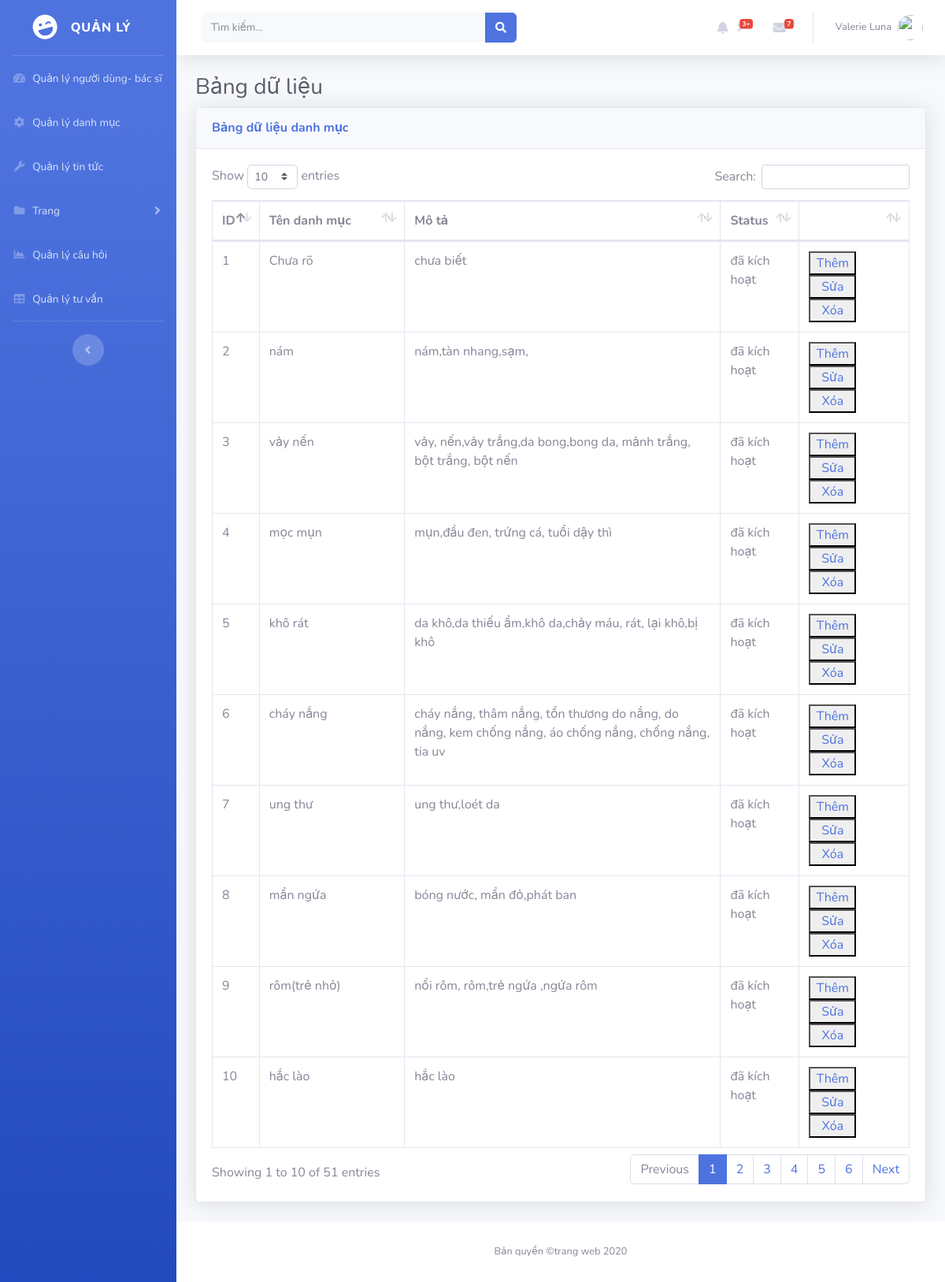
/tables_danhmuc.php, run on the app's committed database.
### tables this page shows
CREATE TABLE `categoty` (
  `category_id` int(11) NOT NULL,
  `category_name` varchar(255) NOT NULL,
  `description` varchar(300) DEFAULT NULL,
  `status` int(3) NOT NULL DEFAULT 1
);

### tables_danhmuc.php (the view, shortened to what this page needs)
<!DOCTYPE html>
<html lang="en">
<head>
  <link href="vendor/fontawesome-free/css/all.min.css" rel="stylesheet" type="text/css">
  <link href="css/sb-admin-2.min.css" rel="stylesheet">
  <link href="vendor/datatables/dataTables.bootstrap4.min.css" rel="stylesheet">
</head>
<?php
    $conn = connectsql();
    $sql = "SELECT * FROM categoty ORDER BY category_id";
    $query = mysqli_query($conn,$sql);
 ?>
<body id="page-top">
  <div id="wrapper">
    <ul class="navbar-nav bg-gradient-primary sidebar sidebar-dark accordion" id="accordionSidebar">
      <a class="sidebar-brand d-flex align-items-center justify-content-center" href="index.php">
        <div class="sidebar-brand-icon rotate-n-15">
          <i class="fas fa-laugh-wink"></i>
        </div>
        <div class="sidebar-brand-text mx-3">Quản lý <sup></sup></div>
      </a>
      <hr class="sidebar-divider my-0">
      <li class="nav-item">
        <a class="nav-link" href="tables.php">
          <i class="fas fa-fw fa-tachometer-alt"></i>
         <span>Quản lý người dùng- bác sĩ</span></a>
      </li>
       <li class="nav-item">
        <a class="nav-link collapsed" href="tables_danhmuc.php" >
          <i class="fas fa-fw fa-cog"></i>
          <span>Quản lý danh mục</span>
        </a>
      </li>
      <li class="nav-item">
        <a class="nav-link collapsed" href="tables_tintuc.php">
          <i class="fas fa-fw fa-wrench"></i>
          <span>Quản lý tin tức</span>
        </a>
      </li>
      <li class="nav-item">
        <a class="nav-link collapsed" href="#" data-toggle="collapse" data-target="#collapsePages" aria-expanded="true" aria-controls="collapsePages">
          <i class="fas fa-fw fa-folder"></i>
          <span>Trang</span>
        </a>
      </li>
      <li class="nav-item">
        <a class="nav-link" href="tables_cauhoi.php">
          <i class="fas fa-fw fa-chart-area"></i>
          <span>Quản lý câu hỏi</span></a>
      </li>
      <li class="nav-item">
        <a class="nav-link" href="tables_benh.php">
          <i class="fas fa-fw fa-table"></i>
          <span>Quản lý tư vấn</span></a>
      </li>
      <hr class="sidebar-divider d-none d-md-block">
      <div class="text-center d-none d-md-inline">
        <button class="rounded-circle border-0" id="sidebarToggle"></button>
      </div>
    </ul>
    <div id="content-wrapper" class="d-flex flex-column">
      <div id="content">
        <nav class="navbar navbar-expand navbar-light bg-white topbar mb-4 static-top shadow">
          <form class="d-none d-sm-inline-block form-inline mr-auto ml-md-3 my-2 my-md-0 mw-100 navbar-search">
            <div class="input-group">
              <input type="text" class="form-control bg-light border-0 small" placeholder="Tìm kiếm..." aria-label="Search" aria-describedby="basic-addon2">
              <div class="input-group-append">
                <button class="btn btn-primary" type="button">
                  <i class="fas fa-search fa-sm"></i>
                </button>
              </div>
            </div>
          </form>
          <ul class="navbar-nav ml-auto">
            <li class="nav-item dropdown no-ar mx-1">
              <a class="nav-link dropdown-toggle" href="#" id="alertsDropdown" role="button" data-toggle="dropdown" aria-haspopup="true" aria-expanded="false">
                <i class="fas fa-bell fa-fw"></i>
                <span class="badge badge-danger badge-counter">3+</span>
              </a>
            </li>
            <li class="nav-item dropdown no-arrow mx-1">
              <a class="nav-link dropdown-toggle" href="#" id="messagesDropdown" role="button" data-toggle="dropdown" aria-haspopup="true" aria-expanded="false">
                <i class="fas fa-envelope fa-fw"></i>
                <span class="badge badge-danger badge-counter">7</span>
              </a>
            </li>
            <li class="nav-item dropdown no-arrow">
              <a class="nav-link dropdown-toggle" href="#" id="userDropdown" role="button" data-toggle="dropdown" aria-haspopup="true" aria-expanded="false">
                <span class="mr-2 d-none d-lg-inline text-gray-600 small">Valerie Luna</span>
                <img class="img-profile rounded-circle" src="https://source.unsplash.com/QAB-WJcbgJk/60x60">
              </a>
            </li>
          </ul>
        </nav>
        <div class="container-fluid">
          <h1 class="h3 mb-2 text-gray-800">Bảng dữ liệu</h1>
          <div class="card shadow mb-4">
            <div class="card-header py-3">
              <h6 class="m-0 font-weight-bold text-primary">Bảng dữ liệu danh mục</h6>
            </div>
            <div class="card-body">
              <div class="table-responsive">
                <table class="table table-bordered" id="dataTable" width="100%" cellspacing="0">
                  <thead>
                    <tr>
                      <th>ID</th>
                      <th>Tên danh mục</th>
                      <th>Mô tả</th>
                      <th>Status</th>
                      <th></th>
                    </tr>
                  </thead>
                   <?php while ($row = mysqli_fetch_array($query)) {?>
                      <tr>
                        <td><?php echo $row['category_id'];?></td>
                        <td><?php echo $row['category_name'];?></td>
                          <td><?php echo $row['description'];?></td>
                        <td><?php $status= $row['status']; if($status==0) echo "chưa kích hoạt";
                        else echo "đã kích hoạt";?></td>
                         <td>
                          <button type="submit" style="width: 60px;"><a href="add_update_catagory.php">Thêm</a></button>
                          <button type="submit" style="width: 60px;"><a href="#">Sửa </a></button>
                          <button type="submit" style="width: 60px;"><a href="delete_cate.php">Xóa </a></button>
                        </td>
                      </tr>
                  <?php } ?>
                </table>
              </div>
            </div>
          </div>
        </div>
      </div>
      <footer class="sticky-footer bg-white">
        <div class="container my-auto">
          <div class="copyright text-center my-auto">
            <span>Bản quyền &copy;trang web 2020</span>
          </div>
        </div>
      </footer>
    </div>
  </div>
</body>
</html>

### data on the page
categoty: category_id "1", category_name "Chưa rõ", description "chưa biết", status "đã kích hoạt"
categoty: category_id "2", category_name "nám", description "nám,tàn nhang,sạm,", status "đã kích hoạt"
categoty: category_id "3", category_name "vảy nến", description "vảy, nến,vảy trắng,da bong,bong da, mảnh trắng, bột trắng, bột nến", status "đã kích hoạt"
categoty: category_id "4", category_name "mọc mụn", description "mụn,đầu đen, trứng cá, tuổi dậy thì", status "đã kích hoạt"
categoty: category_id "5", category_name "khô rát", description "da khô,da thiếu ẩm,khô da,chảy máu, rát, lại khô,bị khô", status "đã kích hoạt"
categoty: category_id "6", category_name "cháy nắng", description "cháy nắng, thâm nắng, tổn thương do nắng, do nắng, kem chống nắng, áo chống nắng, chống nắng, tia uv", status "đã kích hoạt"
categoty: category_id "7", category_name "ung thư", description "ung thư,loét da", status "đã kích hoạt"
categoty: category_id "8", category_name "mẩn ngứa", description "bóng nước, mẩn đỏ,phát ban", status "đã kích hoạt"
categoty: category_id "9", category_name "rôm(trẻ nhỏ)", description "nổi rôm, rôm,trẻ ngứa ,ngứa rôm", status "đã kích hoạt"
categoty: category_id "10", category_name "hắc lào", description "hắc lào", status "đã kích hoạt"
